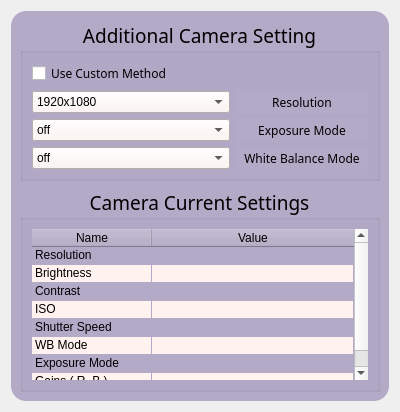
<?xml version="1.0" encoding="UTF-8"?>
<ui version="4.0">
 <class>AdditionalCameraSettings</class>
 <widget class="QWidget" name="AdditionalCameraSettings">
  <property name="geometry">
   <rect>
    <x>0</x>
    <y>0</y>
    <width>400</width>
    <height>412</height>
   </rect>
  </property>
  <property name="sizePolicy">
   <sizepolicy hsizetype="Preferred" vsizetype="Preferred">
    <horstretch>0</horstretch>
    <verstretch>0</verstretch>
   </sizepolicy>
  </property>
  <property name="focusPolicy">
   <enum>Qt::ClickFocus</enum>
  </property>
  <property name="windowTitle">
   <string>Form</string>
  </property>
  <property name="styleSheet">
   <string notr="true">QFrame{
	background-color:rgb(179, 170, 200);
	border-radius: 15px;}
QPushButton{
	background-color:rgb(190, 160, 200);
	border-radius: 15px;
}
QComboBox{
	background-color: rgb(255, 242, 239)
}
</string>
  </property>
  <layout class="QGridLayout" name="gridLayout">
   <item row="0" column="0">
    <widget class="QFrame" name="frame">
     <property name="minimumSize">
      <size>
       <width>0</width>
       <height>390</height>
      </size>
     </property>
     <property name="frameShape">
      <enum>QFrame::StyledPanel</enum>
     </property>
     <property name="frameShadow">
      <enum>QFrame::Raised</enum>
     </property>
     <layout class="QGridLayout" name="gridLayout_4">
      <item row="0" column="0">
       <widget class="QGroupBox" name="groupBox">
        <property name="font">
         <font>
          <family>Impact</family>
          <pointsize>14</pointsize>
         </font>
        </property>
        <property name="title">
         <string>Additional Camera Setting</string>
        </property>
        <property name="alignment">
         <set>Qt::AlignCenter</set>
        </property>
        <layout class="QGridLayout" name="gridLayout_3">
         <item row="0" column="0">
          <widget class="QCheckBox" name="isCustumCheckBox">
           <property name="font">
            <font>
             <family>Impact</family>
             <pointsize>9</pointsize>
            </font>
           </property>
           <property name="text">
            <string>Use Custom Method</string>
           </property>
          </widget>
         </item>
         <item row="1" column="0">
          <layout class="QHBoxLayout" name="resolutionLayout_2" stretch="3,2">
           <item>
            <widget class="QComboBox" name="resolutionComboBox">
             <property name="styleSheet">
              <string notr="true">QFrame{
	background-color: rgb(255, 242, 239)
}</string>
             </property>
             <item>
              <property name="text">
               <string>1920x1080</string>
              </property>
             </item>
             <item>
              <property name="text">
               <string>1024x768</string>
              </property>
             </item>
             <item>
              <property name="text">
               <string>640x480</string>
              </property>
             </item>
            </widget>
           </item>
           <item>
            <widget class="QLabel" name="label_3">
             <property name="font">
              <font>
               <family>Impact</family>
               <pointsize>9</pointsize>
              </font>
             </property>
             <property name="text">
              <string>Resolution</string>
             </property>
             <property name="scaledContents">
              <bool>true</bool>
             </property>
             <property name="alignment">
              <set>Qt::AlignCenter</set>
             </property>
            </widget>
           </item>
          </layout>
         </item>
         <item row="2" column="0">
          <layout class="QHBoxLayout" name="exposureLayout" stretch="3,2">
           <item>
            <widget class="QComboBox" name="ExposureComboBox">
             <property name="styleSheet">
              <string notr="true">QFrame{
	background-color: rgb(255, 242, 239)
}</string>
             </property>
             <item>
              <property name="text">
               <string>off</string>
              </property>
             </item>
             <item>
              <property name="text">
               <string>auto</string>
              </property>
             </item>
             <item>
              <property name="text">
               <string>night</string>
              </property>
             </item>
             <item>
              <property name="text">
               <string>nightpreview</string>
              </property>
             </item>
             <item>
              <property name="text">
               <string>backlight</string>
              </property>
             </item>
             <item>
              <property name="text">
               <string>spotlight</string>
              </property>
             </item>
             <item>
              <property name="text">
               <string>sports</string>
              </property>
             </item>
             <item>
              <property name="text">
               <string>snow</string>
              </property>
             </item>
             <item>
              <property name="text">
               <string>beach</string>
              </property>
             </item>
             <item>
              <property name="text">
               <string>verylong</string>
              </property>
             </item>
             <item>
              <property name="text">
               <string>fixedfps</string>
              </property>
             </item>
             <item>
              <property name="text">
               <string>antishake</string>
              </property>
             </item>
             <item>
              <property name="text">
               <string>fireworks</string>
              </property>
             </item>
            </widget>
           </item>
           <item>
            <widget class="QLabel" name="label">
             <property name="font">
              <font>
               <family>Impact</family>
               <pointsize>9</pointsize>
              </font>
             </property>
             <property name="text">
              <string>Exposure Mode</string>
             </property>
             <property name="scaledContents">
              <bool>true</bool>
             </property>
             <property name="alignment">
              <set>Qt::AlignCenter</set>
             </property>
            </widget>
           </item>
          </layout>
         </item>
         <item row="3" column="0">
          <layout class="QHBoxLayout" name="wbLayout" stretch="3,2">
           <item>
            <widget class="QComboBox" name="wbComboBox">
             <property name="styleSheet">
              <string notr="true">QFrame{
	background-color: rgb(255, 242, 239)
}</string>
             </property>
             <item>
              <property name="text">
               <string>off</string>
              </property>
             </item>
             <item>
              <property name="text">
               <string>auto</string>
              </property>
             </item>
             <item>
              <property name="text">
               <string>sunlight</string>
              </property>
             </item>
             <item>
              <property name="text">
               <string>shade</string>
              </property>
             </item>
             <item>
              <property name="text">
               <string>cloudy</string>
              </property>
             </item>
             <item>
              <property name="text">
               <string>tungsten</string>
              </property>
             </item>
             <item>
              <property name="text">
               <string>fluorescent</string>
              </property>
             </item>
             <item>
              <property name="text">
               <string>incandescent</string>
              </property>
             </item>
             <item>
              <property name="text">
               <string>flash</string>
              </property>
             </item>
             <item>
              <property name="text">
               <string>horizon</string>
              </property>
             </item>
            </widget>
           </item>
           <item>
            <widget class="QLabel" name="label_2">
             <property name="font">
              <font>
               <family>Impact</family>
               <pointsize>9</pointsize>
              </font>
             </property>
             <property name="text">
              <string>White Balance Mode</string>
             </property>
             <property name="scaledContents">
              <bool>true</bool>
             </property>
             <property name="alignment">
              <set>Qt::AlignCenter</set>
             </property>
            </widget>
           </item>
          </layout>
         </item>
        </layout>
       </widget>
      </item>
      <item row="1" column="0">
       <widget class="QGroupBox" name="groupBox_2">
        <property name="sizePolicy">
         <sizepolicy hsizetype="Preferred" vsizetype="Maximum">
          <horstretch>0</horstretch>
          <verstretch>0</verstretch>
         </sizepolicy>
        </property>
        <property name="font">
         <font>
          <family>Impact</family>
          <pointsize>14</pointsize>
         </font>
        </property>
        <property name="title">
         <string>Camera Current Settings</string>
        </property>
        <property name="alignment">
         <set>Qt::AlignCenter</set>
        </property>
        <layout class="QGridLayout" name="gridLayout_2">
         <item row="0" column="0">
          <widget class="QTableWidget" name="tableWidget">
           <property name="styleSheet">
            <string notr="true">font: 8pt &quot;Impact&quot;;
alternate-background-color:rgb(255, 242, 239);</string>
           </property>
           <property name="frameShape">
            <enum>QFrame::Panel</enum>
           </property>
           <property name="frameShadow">
            <enum>QFrame::Plain</enum>
           </property>
           <property name="lineWidth">
            <number>5</number>
           </property>
           <property name="sizeAdjustPolicy">
            <enum>QAbstractScrollArea::AdjustIgnored</enum>
           </property>
           <property name="editTriggers">
            <set>QAbstractItemView::NoEditTriggers</set>
           </property>
           <property name="tabKeyNavigation">
            <bool>true</bool>
           </property>
           <property name="showDropIndicator" stdset="0">
            <bool>false</bool>
           </property>
           <property name="alternatingRowColors">
            <bool>true</bool>
           </property>
           <property name="selectionMode">
            <enum>QAbstractItemView::NoSelection</enum>
           </property>
           <property name="textElideMode">
            <enum>Qt::ElideMiddle</enum>
           </property>
           <property name="showGrid">
            <bool>true</bool>
           </property>
           <property name="gridStyle">
            <enum>Qt::NoPen</enum>
           </property>
           <property name="wordWrap">
            <bool>false</bool>
           </property>
           <property name="rowCount">
            <number>8</number>
           </property>
           <attribute name="horizontalHeaderVisible">
            <bool>true</bool>
           </attribute>
           <attribute name="horizontalHeaderCascadingSectionResizes">
            <bool>false</bool>
           </attribute>
           <attribute name="horizontalHeaderDefaultSectionSize">
            <number>120</number>
           </attribute>
           <attribute name="horizontalHeaderHighlightSections">
            <bool>false</bool>
           </attribute>
           <attribute name="horizontalHeaderMinimumSectionSize">
            <number>80</number>
           </attribute>
           <attribute name="horizontalHeaderStretchLastSection">
            <bool>true</bool>
           </attribute>
           <attribute name="verticalHeaderVisible">
            <bool>false</bool>
           </attribute>
           <attribute name="verticalHeaderCascadingSectionResizes">
            <bool>false</bool>
           </attribute>
           <attribute name="verticalHeaderDefaultSectionSize">
            <number>15</number>
           </attribute>
           <attribute name="verticalHeaderMinimumSectionSize">
            <number>10</number>
           </attribute>
           <attribute name="verticalHeaderShowSortIndicator" stdset="0">
            <bool>false</bool>
           </attribute>
           <row/>
           <row/>
           <row/>
           <row/>
           <row/>
           <row/>
           <row/>
           <row/>
           <column>
            <property name="text">
             <string>Name</string>
            </property>
           </column>
           <column>
            <property name="text">
             <string>Value</string>
            </property>
           </column>
           <item row="0" column="0">
            <property name="text">
             <string>Resolution</string>
            </property>
           </item>
           <item row="1" column="0">
            <property name="text">
             <string>Brightness</string>
            </property>
           </item>
           <item row="2" column="0">
            <property name="text">
             <string>Contrast</string>
            </property>
           </item>
           <item row="3" column="0">
            <property name="text">
             <string>ISO</string>
            </property>
           </item>
           <item row="4" column="0">
            <property name="text">
             <string>Shutter Speed</string>
            </property>
           </item>
           <item row="5" column="0">
            <property name="text">
             <string>WB Mode</string>
            </property>
           </item>
           <item row="6" column="0">
            <property name="text">
             <string>Exposure Mode</string>
            </property>
           </item>
           <item row="7" column="0">
            <property name="text">
             <string>Gains ( R, B )</string>
            </property>
           </item>
          </widget>
         </item>
        </layout>
       </widget>
      </item>
     </layout>
    </widget>
   </item>
  </layout>
 </widget>
 <resources/>
 <connections/>
</ui>
